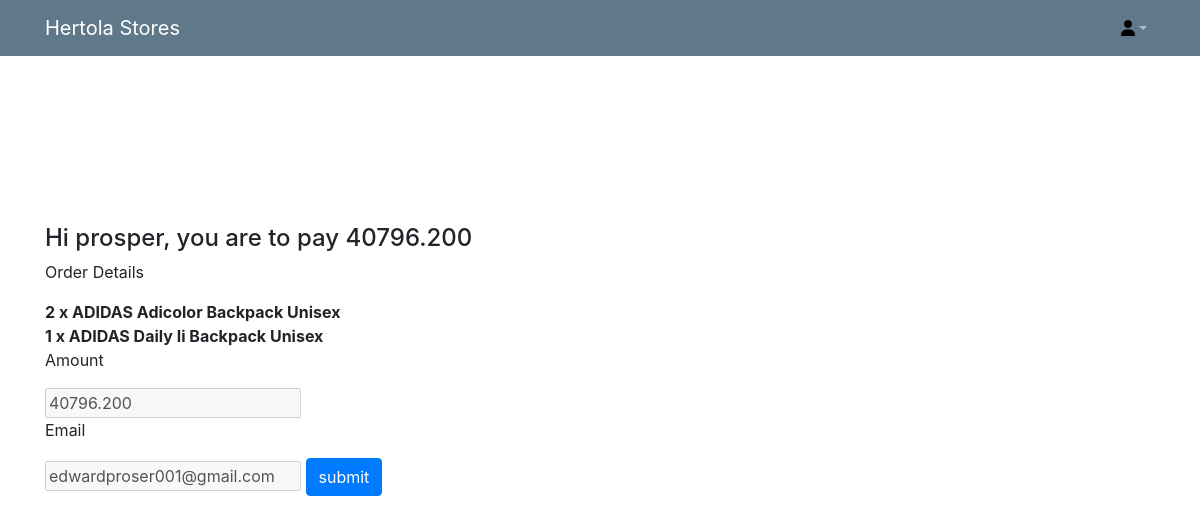
Screenshot of /core/1/pay4/ with the database file from the repository.
### orders/models.py (models this page shows, shortened)
class Order(models.Model):
    first_name = models.CharField(max_length=50)
    last_name = models.CharField(max_length=50)
    email = models.EmailField()
    phone_number = models.CharField(max_length=11)
    address = models.CharField(max_length=250)
    postal_code = models.CharField(max_length=20)
    city = models.ForeignKey(LGA, on_delete=models.CASCADE)
    delivery_fee = ChainedForeignKey(Delivery_prices, chained_field="city",
                                     chained_model_field="city",
                                     show_all=False,
                                    auto_choose=True,
                                    sort=True)
    created = models.DateTimeField(auto_now_add=True)
    updated = models.DateTimeField(auto_now=True)
    paid = models.BooleanField(default=False)
    ref = models.CharField(max_length=200)
    refund_requested = models.BooleanField(default=False)
    refund_granted = models.BooleanField(default=False)
    coupon = models.ForeignKey(Coupon,
                               related_name='orders',
                               null=True,
                               blank=True,
                               on_delete=models.SET_NULL)
    discount = models.IntegerField(default=0,
                                   validators=[MinValueValidator(0),
                                       MaxValueValidator(100)])
    class Meta:
        ordering = ['-created']
        indexes = [
            models.Index(fields=['-created']),
        ]
    def get_total_cost_before_discount(self):
        return sum(item.get_cost() for item in self.items.all())
    def get_delivery_fee(self):
        a = self.delivery_fee
        b = str(a)
        c = float(b)
        d = int(c)
        return d
    def get_discount(self):
        total_cost = self.get_total_cost_before_discount()
        if self.discount:
            return total_cost * (self.discount / Decimal(100))
        return Decimal(0)
    def get_total_cost(self):
        total_cost = self.get_total_cost_before_discount() + self.get_delivery_fee()
        return total_cost - self.get_discount()

class OrderItem(models.Model):
    order = models.ForeignKey(Order,
                              related_name='items',
                              on_delete=models.CASCADE)
    product = models.ForeignKey(Product,
                                related_name='order_items',
                                on_delete=models.CASCADE)
    price = models.DecimalField(max_digits=10,
                                decimal_places=2)
    quantity = models.PositiveIntegerField(default=1)
    def get_cost(self):
        return self.price * self.quantity

class Delivery_prices(models.Model):
    city = models.ForeignKey(LGA, on_delete=models.CASCADE)
    price = models.DecimalField(max_digits=10, decimal_places=2)
    class Meta:
        verbose_name_plural = "Delivery Prices"
    def __str__(self):
        return str(self.price)

### shop/models.py (models this page shows, shortened)
class Product(models.Model):
    category = models.ForeignKey(Category,
                                 related_name='products',
                                 on_delete=models.CASCADE)
    subcategory = models.ForeignKey(SubCategory, on_delete=models.CASCADE, blank=True, null=True)
    supersubcategory = models.ForeignKey(SuperSubCategory, on_delete=models.CASCADE, blank=True, null=True)
    brand = models.CharField(max_length=150)
    name = models.CharField(max_length=200)
    slug = models.SlugField(max_length=200)
    image = models.ImageField(upload_to='products/%Y/%m/%d',
                              blank=True)
    other_images = models.ManyToManyField(MyProductImages)
    description = models.TextField(blank=True)
    specifications = RichTextField(blank=True, null=True)
    price = models.DecimalField(max_digits=10,
                                decimal_places=2)
    available = models.BooleanField(default=True)
    bestseller = models.BooleanField(default=False)
    created = models.DateTimeField(auto_now_add=True)
    updated = models.DateTimeField(auto_now=True)
    class Meta:
        ordering = ['name']
        indexes = [
            models.Index(fields=['id', 'slug']),
            models.Index(fields=['name']),
            models.Index(fields=['-created']),
        ]
    def __str__(self):
        return self.name

### core/views.py (the view)
# urls.py: path("<int:pk>/pay4/", initiate_payment_4, name="initiate-payment-4"), #This is the latest one ypu're susing"
def initiate_payment_4(request, pk):
    order = Order.objects.get(id=pk)
    orderitem = OrderItem.objects.filter(order=order)
    if request.method == "POST":
        amount = order.get_total_cost()
        email = order.email
        order_payment = Order_Payment.objects.create(order=order, amount=amount, email=email)
        context = {
            "order_payment": order_payment,
            'order': order,
            "orderitem": orderitem,
            'paystack_public_key': 'pk_test_db7eb580c0015ee09205de7791906de5b11d108d'
        }
        return render(request, "core/make_payment4.html", context) # You changed it from make_payment to make_payment4
    else:
        context = {
            'order': order,
            "orderitem": orderitem,
        }
        return render(request, "core/initiate_payment_4.html", context)

### cart/context_processors.py (called while the page is built)
def cart(request):
    return {'cart': Cart(request)}

### core/templates/core/initiate_payment_4.html (shortened to what this page needs)
{% extends "core/base.html" %}
{% load crispy_forms_tags %}
{% block content %}
<div class="container">
    <div class="d-flex row justify-content center align-items-center py-md-5 py-3" style="min-height: 90vh;">
    <div class="col-12">
        <h4>Hi {{ order.first_name }}, you are to pay {{ order.get_total_cost }}</h4>
        <form action="" method="post" id="paymentForm">
            <p>Order Details</p>
            {% if orderitem.count == 1 %}
            <strong>{{ orderitem.quantity }} x {{ orderitem.product }}</strong>
            {% else %}
                {% for item in orderitem %}
                <strong>{{ item.quantity }} x {{ item.product }}</strong>
                <br>
                {% endfor %}
            {% endif %}
            <p>Amount</p>
            <input type="number" name="amount" value="{{ order.get_total_cost }}" disabled="True" min="0" required id="id_amount">
            <p>Email</p>
            <input type="email" name="email" value="{{ order.email }}" disabled="True" id="">
            <input class="btn btn-primary" type="submit" name="" value="submit">
        </form>
    </div>
</div>
</div>
{% endblock content %}

### users/static/users/main.css (style rules this page uses)
body { background: #fafafa; color: #333333; margin-top: 5rem; }
h1, h2, h3, h4, h5, h6 { color: #444444; }

### rows the page displays
Order: first_name "prosper", get_total_cost "40796.200", amount "40796.200", email "edwardproser001@gmail.com"
OrderItem: quantity "2", product "ADIDAS Adicolor Backpack Unisex"
OrderItem: quantity "1", product "ADIDAS Daily Ii Backpack Unisex"
